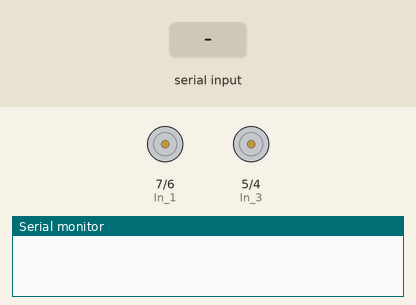
The sketch below on a simulated Arduino Uno, built with avr-gcc and run on an emulated ATmega328P. Parts: motor-driver pin pairs drawn as motors (green arrow = first pin HIGH = forward, orange = second pin HIGH = backward, longer = more drive, scaled by the enable pin), the last lines printed to the serial monitor. Inputs (shaded band) come from the test bench.

Above: at 1.2 s.
1.3 s: "+" received over Serial
At 1.7 s:
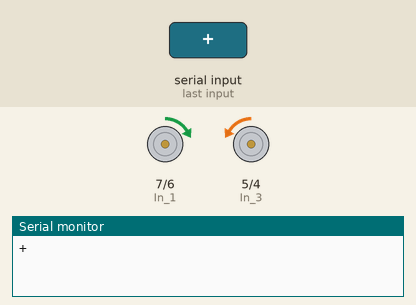
2.8 s: "-" received over Serial
At 4.0 s:
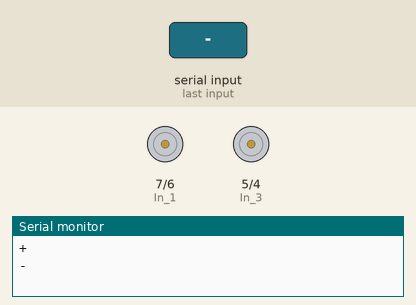
Timing chart, 0 to 5.8 s (numbered marks = the images above; inputs shaded):
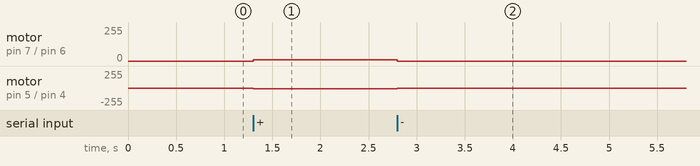

The sketch:

GINGER_II.ino
```cpp
#define arm 10
#define grip 11

#define En_b 3
#define In_4 4
#define In_3 5
#define In_2 6
#define In_1 7
#define En_a 9

char val = 0;
int speed = 0;
const int vel = 200;

void setup()
{
  pinMode(En_b, OUTPUT);
  pinMode(In_1, OUTPUT);
  pinMode(In_2, OUTPUT);
  pinMode(In_3, OUTPUT);
  pinMode(In_4, OUTPUT);
  pinMode(En_a, OUTPUT);
  Serial.begin(115200);
}

void loop()
{
  if (Serial.available())
  {
    val = Serial.read();
    Serial.println(val);
    switch (val)
    {
      case '+':
        if (speed <= 250)
        {
          speed = speed + 10;
          digitalWrite(In_1, 1);
          digitalWrite(In_2, 0);
          digitalWrite(In_3, 0);
          digitalWrite(In_4, 1);
          analogWrite(En_a, speed);
          analogWrite(En_b, speed);
          break;
        }

      case '-':
        if (speed >= 10)
        {
          speed = speed - 10;
          digitalWrite(In_1, 0);
          digitalWrite(In_2, 1);
          digitalWrite(In_3, 1);
          digitalWrite(In_4, 0);
          analogWrite(En_a, speed);
          analogWrite(En_b, speed);
          break;
        }
    }
    delay(20);
  }
}
```

Measured:
- after the input at 1.3 s, motor on pin 7 (In_1) / pin 6 (In_2): stopped → forward 10/255 at once; motor on pin 5 (In_3) / pin 4 (In_4): stopped → backward 10/255 at once
- after the input at 2.8 s, motor on pin 7 (In_1) / pin 6 (In_2): forward 10/255 → stopped at once; motor on pin 5 (In_3) / pin 4 (In_4): backward 10/255 → stopped at once
